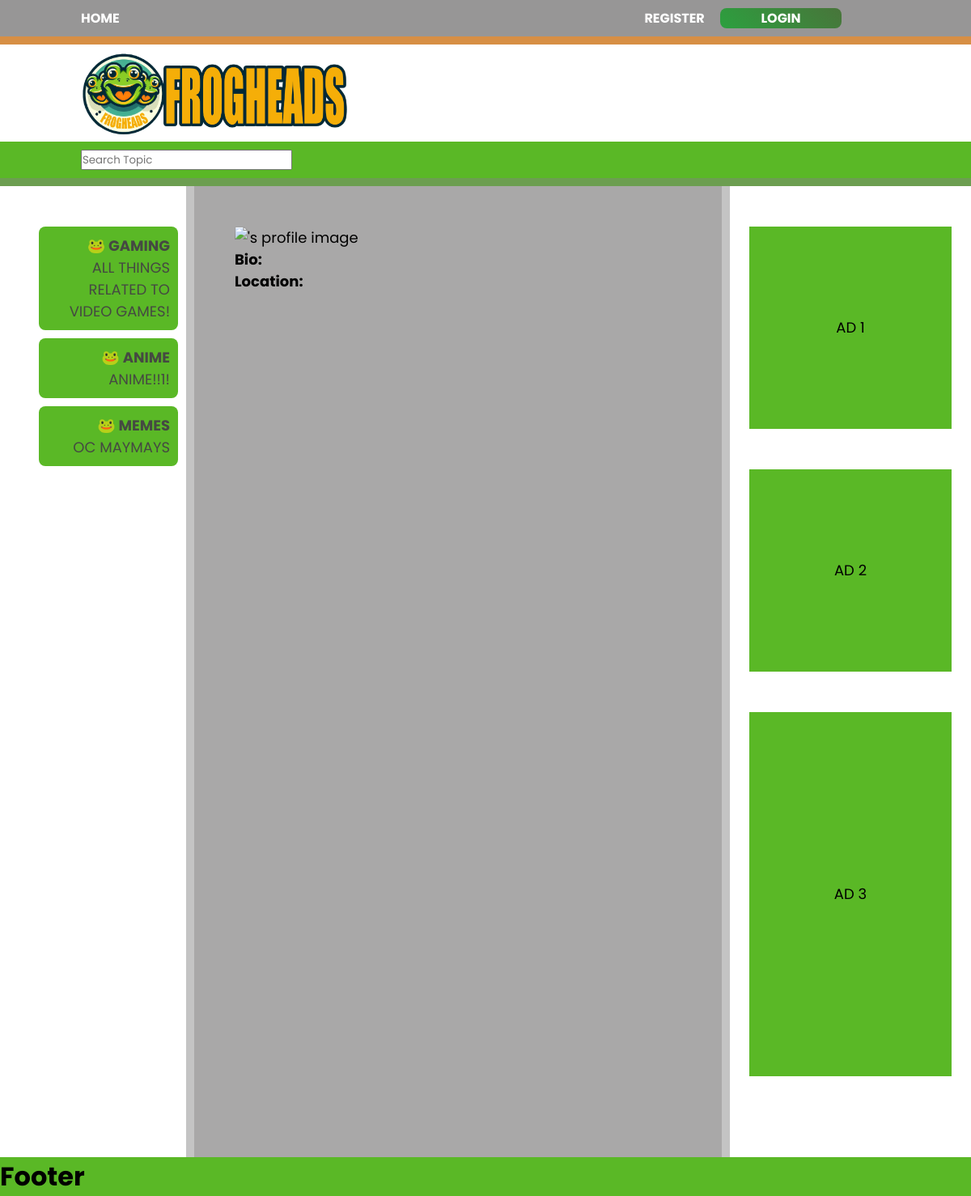
/profile/, run on the app's committed database.
### app/models.py (models this page shows, shortened)
class MessageBoard(models.Model):
  title = models.CharField(max_length=100)
  description = models.TextField(blank = True)
  date_created = models.DateTimeField(default=datetime.now)

### app/views.py (the view)
# urls.py: path("profile/", profile_view, name="profile"),
def profile_view(request):
    user = request.user
    context = {
        'user' : user,
    }
    return render(request, 'profile.html', context)

### app/context_processors.py (called while the page is built)
def boards_processor(request):
    all_boards = MessageBoard.objects.all()
    return {'all_boards': all_boards}

### app/templates/profile.html (shortened to what this page needs)
{% extends 'base.html' %}  {% block content %}
<div class="profile-container">
  <div class="profile-header">
    <img
      src="{{ user.profile.profile_img.url }}"
      alt="{{ user.username }}'s profile image"
      class="profile-image"
    />
  </div>
  <div class="profile-details">
    <p><strong>Bio:</strong> {{ user.profile.bio }}</p>
    <p><strong>Location:</strong> {{ user.profile.location }}</p>
  </div>
</div>
{% endblock %}

### app/templates/base.html (shortened to what this page needs)
{% load static %}
<!DOCTYPE html>
<html lang="en">
<head>
  <link rel="stylesheet" href="{% static 'style.css' %}">
</head>
<body>
  <div class="wrapper">
    <header class="header1">
      <ul class="nav1-left">
        <li><a href="{% url 'home' %}">Home</a></li>
      </ul>
      <ul class="nav1-right">
        {% if user.is_authenticated %}
        <li><a href="{% url 'profile' %}">Profile</a></li>
        <li><a href="{% url 'logout' %}">Logout</a></li>
        {% else %}
        <li><a href="{% url 'register' %}">Register</a></li>
        <li><a href="{% url 'login' %}">Login</a></li>
        {% endif %}
      </ul>
    </header>
    <header class="header2">
      <ul class="nav2">
        <li><img src="{% static '\images\frogheadbanner.png'%}" alt="FrogHeadBanner"></li>
      </ul>
    </header>
    <header class="header3">
      <input type="search" name="search" id="search" placeholder="Search Topic">
    </header>
    <aside class="aside1">
      <ul>
        {% for board in all_boards %}
          <li class="threads">
            <a href="{% url 'forum' board.id %}">
              <h4>🐸 {{ board.title }}</h4>
              <p>{{ board.description }}</p>
            </a>
          </li>
        {% endfor %}
      </ul>
    </aside>
    <article class="main">
      {% block content %}{% endblock content %}
    </article>
    <aside class="aside2">
      <div class="ad1">Ad 1
      </div>
      <div class="ad2">Ad 2</div>
      <div class="ad3">Ad 3</div>
    </aside>
  </div>
    <footer class="footer">
      <h1>Footer</h1>
    </footer>
</body>
</html>

### app/static/style.css (style rules this page uses)
* { margin: 0; padding: 0; font-family: "Poppins", sans-serif; list-style-type: none; text-decoration: none; }
.wrapper { display: flex; flex-flow: row wrap; text-align: center; justify-content: space-evenly; }
.wrapper > * { padding: 10px; height: 1200px; flex: 1 100%; }
.header1 { padding-left: 100px; padding-right: 150px; background: #979696; height: 25px; text-align: left; line-height: 25px; display: flex; justify-content: space-between; flex-direction: row; }
.header2 { padding-left: 100px; padding-right: 150px; background: white; height: 100px; text-align: left; border-top: 10px solid #d78f45; }
.header3 { padding-left: 100px; padding-right: 150px; padding-top: 10px; padding-bottom: 10px; background: #979696; height: 25px; display: flex; justify-content: space-between; }
.aside1 { box-sizing: border-box; padding-top: 50px; padding-left: 4%; background: white; flex: 2; font-size: 18px; overflow-y: scroll; text-align: left; }
.aside2 { box-sizing: border-box; padding-right: 2%; padding-left: 2%; padding-top: 50px; background: white; flex: 2; font-size: 18px; text-align: center; }
.main { box-sizing: border-box; padding-top: 50px; padding-left: 50px; padding-right: 50px; flex: 2 40%; text-align: left; background: #a9a8a8; overflow-y: scroll; font-size: 18px; text-align: left; }
.header1, .header3, .aside1, .aside2 { text-transform: uppercase; }
.footer { background: #5ab826; }
.ad1 { background: #5ab826; line-height: 250px; width: 250px; height: 250px; margin-bottom: 50px; }
.ad2 { background: #5ab826; line-height: 250px; width: 250px; height: 250px; margin-bottom: 50px; }
.ad3 { background: #5ab826; line-height: 450px; width: 250px; height: 450px; margin-bottom: 50px; }
.nav1-left, .nav1-right { color: white; display: flex; justify-content: space-between; list-style: none; gap: 1.2rem; }
.nav1-right li:last-child { text-align: center; width: 150px; background: linear-gradient(45deg, #2ca03f, #20630ba8); margin-right: 10px; border-radius: 8px; }
.nav1-left a, .nav1-right a { color: white; font-weight: bold; }
.nav2 img { width: 330px; height: auto; }
.header3 { background-color: #5ab826; border-bottom: 10px solid #80808077; }
.aside1 { border-right: 10px solid #80808077; }
.aside2 { border-left: 10px solid #80808077; }
.threads { background-color: #5ab826; padding: 10px; border-radius: 8px; text-align: right; margin-bottom: 10px; }
.threads a { color: #454942; }

### data on the page
MessageBoard: title "GAMING", description "ALL THINGS RELATED TO VIDEO GAMES!"
MessageBoard: title "ANIME", description "ANIME!!1!"
MessageBoard: title "MEMES", description "OC MAYMAYS"
